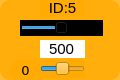
    <widget class="QWidget" name="widget_id5" native="true">
     <property name="geometry">
      <rect>
       <x>700</x>
       <y>180</y>
       <width>120</width>
       <height>80</height>
      </rect>
     </property>
     <property name="styleSheet">
      <string notr="true">background-color: rgb(255, 170, 0, 200);
border-radius:10px;</string>
     </property>
     <widget class="QLabel" name="label_ID5">
      <property name="geometry">
       <rect>
        <x>40</x>
        <y>0</y>
        <width>45</width>
        <height>16</height>
       </rect>
      </property>
      <property name="minimumSize">
       <size>
        <width>0</width>
        <height>10</height>
       </size>
      </property>
      <property name="font">
       <font>
        <family>Arial</family>
        <pointsize>11</pointsize>
       </font>
      </property>
      <property name="styleSheet">
       <string notr="true">background-color: rgb(255, 255, 255， 0);
border-radius:0px;</string>
      </property>
      <property name="text">
       <string>ID:5</string>
      </property>
      <property name="alignment">
       <set>Qt::AlignCenter</set>
      </property>
     </widget>
     <widget class="QSlider" name="horizontalSlider_pulse_id5">
      <property name="geometry">
       <rect>
        <x>20</x>
        <y>20</y>
        <width>83</width>
        <height>16</height>
       </rect>
      </property>
      <property name="autoFillBackground">
       <bool>false</bool>
      </property>
      <property name="styleSheet">
       <string notr="true">background-color: rgb(0, 0, 0);
border-radius:0px;</string>
      </property>
      <property name="minimum">
       <number>0</number>
      </property>
      <property name="maximum">
       <number>1000</number>
      </property>
      <property name="pageStep">
       <number>1</number>
      </property>
      <property name="value">
       <number>500</number>
      </property>
      <property name="orientation">
       <enum>Qt::Horizontal</enum>
      </property>
     </widget>
     <widget class="QSlider" name="horizontalSlider_dev_id5">
      <property name="geometry">
       <rect>
        <x>40</x>
        <y>60</y>
        <width>45</width>
        <height>18</height>
       </rect>
      </property>
      <property name="styleSheet">
       <string notr="true">background-color: rgb(255, 255, 255， 0);</string>
      </property>
      <property name="minimum">
       <number>-125</number>
      </property>
      <property name="maximum">
       <number>125</number>
      </property>
      <property name="pageStep">
       <number>1</number>
      </property>
      <property name="orientation">
       <enum>Qt::Horizontal</enum>
      </property>
     </widget>
     <widget class="QLabel" name="label_id5">
      <property name="geometry">
       <rect>
        <x>10</x>
        <y>60</y>
        <width>31</width>
        <height>20</height>
       </rect>
      </property>
      <property name="minimumSize">
       <size>
        <width>0</width>
        <height>10</height>
       </size>
      </property>
      <property name="font">
       <font>
        <family>DejaVu Sans</family>
        <pointsize>10</pointsize>
       </font>
      </property>
      <property name="styleSheet">
       <string notr="true">background-color: rgb(255, 255, 255， 0);</string>
      </property>
      <property name="text">
       <string>0</string>
      </property>
      <property name="alignment">
       <set>Qt::AlignCenter</set>
      </property>
     </widget>
     <widget class="QLineEdit" name="lineEdit_id5">
      <property name="geometry">
       <rect>
        <x>40</x>
        <y>40</y>
        <width>45</width>
        <height>18</height>
       </rect>
      </property>
      <property name="sizePolicy">
       <sizepolicy hsizetype="Fixed" vsizetype="Fixed">
        <horstretch>0</horstretch>
        <verstretch>0</verstretch>
       </sizepolicy>
      </property>
      <property name="font">
       <font>
        <family>Arial</family>
        <pointsize>11</pointsize>
       </font>
      </property>
      <property name="autoFillBackground">
       <bool>false</bool>
      </property>
      <property name="styleSheet">
       <string notr="true">background-color: rgb(255, 255, 255);
border-radius:0px;</string>
      </property>
      <property name="text">
       <string>500</string>
      </property>
      <property name="maxLength">
       <number>1000</number>
      </property>
      <property name="alignment">
       <set>Qt::AlignCenter</set>
      </property>
      <property name="dragEnabled">
       <bool>false</bool>
      </property>
      <property name="readOnly">
       <bool>false</bool>
      </property>
     </widget>
    </widget>
